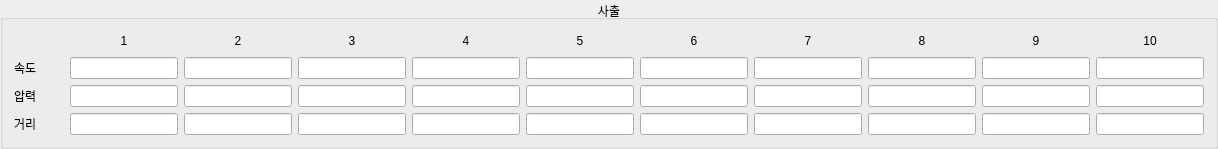
         <widget class="QGroupBox" name="groupBox">
          <property name="title">
           <string>사출</string>
          </property>
          <property name="alignment">
           <set>Qt::AlignCenter</set>
          </property>
          <property name="flat">
           <bool>true</bool>
          </property>
          <layout class="QGridLayout" name="gridLayout_5">
           <item row="0" column="0">
            <layout class="QGridLayout" name="gridLayout_4">
             <item row="0" column="4">
              <widget class="QLabel" name="label_10">
               <property name="text">
                <string>4</string>
               </property>
               <property name="alignment">
                <set>Qt::AlignCenter</set>
               </property>
              </widget>
             </item>
             <item row="0" column="2">
              <widget class="QLabel" name="label_5">
               <property name="text">
                <string>2</string>
               </property>
               <property name="alignment">
                <set>Qt::AlignCenter</set>
               </property>
              </widget>
             </item>
             <item row="0" column="5">
              <widget class="QLabel" name="label_11">
               <property name="text">
                <string>5</string>
               </property>
               <property name="alignment">
                <set>Qt::AlignCenter</set>
               </property>
              </widget>
             </item>
             <item row="0" column="9">
              <widget class="QLabel" name="label_15">
               <property name="text">
                <string>9</string>
               </property>
               <property name="alignment">
                <set>Qt::AlignCenter</set>
               </property>
              </widget>
             </item>
             <item row="1" column="0">
              <widget class="QLabel" name="label_6">
               <property name="text">
                <string>속도</string>
               </property>
              </widget>
             </item>
             <item row="0" column="6">
              <widget class="QLabel" name="label_12">
               <property name="text">
                <string>6</string>
               </property>
               <property name="alignment">
                <set>Qt::AlignCenter</set>
               </property>
              </widget>
             </item>
             <item row="0" column="8">
              <widget class="QLabel" name="label_14">
               <property name="text">
                <string>8</string>
               </property>
               <property name="alignment">
                <set>Qt::AlignCenter</set>
               </property>
              </widget>
             </item>
             <item row="0" column="7">
              <widget class="QLabel" name="label_13">
               <property name="text">
                <string>7</string>
               </property>
               <property name="alignment">
                <set>Qt::AlignCenter</set>
               </property>
              </widget>
             </item>
             <item row="0" column="3">
              <widget class="QLabel" name="label_9">
               <property name="text">
                <string>3</string>
               </property>
               <property name="alignment">
                <set>Qt::AlignCenter</set>
               </property>
              </widget>
             </item>
             <item row="0" column="10">
              <widget class="QLabel" name="label_16">
               <property name="text">
                <string>10</string>
               </property>
               <property name="alignment">
                <set>Qt::AlignCenter</set>
               </property>
              </widget>
             </item>
             <item row="2" column="0">
              <widget class="QLabel" name="label_7">
               <property name="text">
                <string>압력</string>
               </property>
              </widget>
             </item>
             <item row="0" column="1">
              <widget class="QLabel" name="label_8">
               <property name="text">
                <string>1</string>
               </property>
               <property name="alignment">
                <set>Qt::AlignCenter</set>
               </property>
              </widget>
             </item>
             <item row="3" column="0">
              <widget class="QLabel" name="label_17">
               <property name="text">
                <string>거리</string>
               </property>
              </widget>
             </item>
             <item row="1" column="1">
              <widget class="QLineEdit" name="Li_injspd1">
               <property name="whatsThis">
                <string>&lt;html&gt;&lt;head/&gt;&lt;body&gt;&lt;p&gt;&lt;br/&gt;&lt;/p&gt;&lt;/body&gt;&lt;/html&gt;</string>
               </property>
               <property name="alignment">
                <set>Qt::AlignCenter</set>
               </property>
               <property name="readOnly">
                <bool>true</bool>
               </property>
              </widget>
             </item>
             <item row="1" column="2">
              <widget class="QLineEdit" name="Li_injspd2">
               <property name="alignment">
                <set>Qt::AlignCenter</set>
               </property>
               <property name="readOnly">
                <bool>true</bool>
               </property>
              </widget>
             </item>
             <item row="1" column="3">
              <widget class="QLineEdit" name="Li_injspd3">
               <property name="alignment">
                <set>Qt::AlignCenter</set>
               </property>
               <property name="readOnly">
                <bool>true</bool>
               </property>
              </widget>
             </item>
             <item row="1" column="4">
              <widget class="QLineEdit" name="Li_injspd4">
               <property name="alignment">
                <set>Qt::AlignCenter</set>
               </property>
               <property name="readOnly">
                <bool>true</bool>
               </property>
              </widget>
             </item>
             <item row="1" column="5">
              <widget class="QLineEdit" name="Li_injspd5">
               <property name="alignment">
                <set>Qt::AlignCenter</set>
               </property>
               <property name="readOnly">
                <bool>true</bool>
               </property>
              </widget>
             </item>
             <item row="1" column="6">
              <widget class="QLineEdit" name="Li_injspd6">
               <property name="alignment">
                <set>Qt::AlignCenter</set>
               </property>
               <property name="readOnly">
                <bool>true</bool>
               </property>
              </widget>
             </item>
             <item row="1" column="7">
              <widget class="QLineEdit" name="Li_injspd7">
               <property name="alignment">
                <set>Qt::AlignCenter</set>
               </property>
               <property name="readOnly">
                <bool>true</bool>
               </property>
              </widget>
             </item>
             <item row="1" column="8">
              <widget class="QLineEdit" name="Li_injspd8">
               <property name="alignment">
                <set>Qt::AlignCenter</set>
               </property>
               <property name="readOnly">
                <bool>true</bool>
               </property>
              </widget>
             </item>
             <item row="1" column="9">
              <widget class="QLineEdit" name="Li_injspd9">
               <property name="alignment">
                <set>Qt::AlignCenter</set>
               </property>
               <property name="readOnly">
                <bool>true</bool>
               </property>
              </widget>
             </item>
             <item row="1" column="10">
              <widget class="QLineEdit" name="Li_injspd10">
               <property name="alignment">
                <set>Qt::AlignCenter</set>
               </property>
               <property name="readOnly">
                <bool>true</bool>
               </property>
              </widget>
             </item>
             <item row="2" column="1">
              <widget class="QLineEdit" name="Li_Injprs1">
               <property name="alignment">
                <set>Qt::AlignCenter</set>
               </property>
               <property name="readOnly">
                <bool>true</bool>
               </property>
              </widget>
             </item>
             <item row="3" column="1">
              <widget class="QLineEdit" name="Li_Injpos1">
               <property name="alignment">
                <set>Qt::AlignCenter</set>
               </property>
               <property name="readOnly">
                <bool>true</bool>
               </property>
              </widget>
             </item>
             <item row="2" column="2">
              <widget class="QLineEdit" name="Li_Injprs2">
               <property name="alignment">
                <set>Qt::AlignCenter</set>
               </property>
               <property name="readOnly">
                <bool>true</bool>
               </property>
              </widget>
             </item>
             <item row="3" column="2">
              <widget class="QLineEdit" name="Li_Injpos2">
               <property name="alignment">
                <set>Qt::AlignCenter</set>
               </property>
               <property name="readOnly">
                <bool>true</bool>
               </property>
              </widget>
             </item>
             <item row="2" column="3">
              <widget class="QLineEdit" name="Li_Injprs3">
               <property name="alignment">
                <set>Qt::AlignCenter</set>
               </property>
               <property name="readOnly">
                <bool>true</bool>
               </property>
              </widget>
             </item>
             <item row="3" column="3">
              <widget class="QLineEdit" name="Li_Injpos3">
               <property name="alignment">
                <set>Qt::AlignCenter</set>
               </property>
               <property name="readOnly">
                <bool>true</bool>
               </property>
              </widget>
             </item>
             <item row="2" column="4">
              <widget class="QLineEdit" name="Li_Injprs4">
               <property name="alignment">
                <set>Qt::AlignCenter</set>
               </property>
               <property name="readOnly">
                <bool>true</bool>
               </property>
              </widget>
             </item>
             <item row="3" column="4">
              <widget class="QLineEdit" name="Li_Injpos4">
               <property name="alignment">
                <set>Qt::AlignCenter</set>
               </property>
               <property name="readOnly">
                <bool>true</bool>
               </property>
              </widget>
             </item>
             <item row="2" column="5">
              <widget class="QLineEdit" name="Li_Injprs5">
               <property name="alignment">
                <set>Qt::AlignCenter</set>
               </property>
               <property name="readOnly">
                <bool>true</bool>
               </property>
              </widget>
             </item>
             <item row="3" column="5">
              <widget class="QLineEdit" name="Li_Injpos5">
               <property name="alignment">
                <set>Qt::AlignCenter</set>
               </property>
               <property name="readOnly">
                <bool>true</bool>
               </property>
              </widget>
             </item>
             <item row="2" column="6">
              <widget class="QLineEdit" name="Li_Injprs6">
               <property name="alignment">
                <set>Qt::AlignCenter</set>
               </property>
               <property name="readOnly">
                <bool>true</bool>
               </property>
              </widget>
             </item>
             <item row="3" column="6">
              <widget class="QLineEdit" name="Li_Injpos6">
               <property name="alignment">
                <set>Qt::AlignCenter</set>
               </property>
               <property name="readOnly">
                <bool>true</bool>
               </property>
              </widget>
             </item>
             <item row="2" column="7">
              <widget class="QLineEdit" name="Li_Injprs7">
               <property name="alignment">
                <set>Qt::AlignCenter</set>
               </property>
               <property name="readOnly">
                <bool>true</bool>
               </property>
              </widget>
             </item>
             <item row="3" column="7">
              <widget class="QLineEdit" name="Li_Injpos7">
               <property name="alignment">
                <set>Qt::AlignCenter</set>
               </property>
               <property name="readOnly">
                <bool>true</bool>
               </property>
              </widget>
             </item>
             <item row="2" column="8">
              <widget class="QLineEdit" name="Li_Injprs8">
               <property name="alignment">
                <set>Qt::AlignCenter</set>
               </property>
               <property name="readOnly">
                <bool>true</bool>
               </property>
              </widget>
             </item>
             <item row="3" column="8">
              <widget class="QLineEdit" name="Li_Injpos8">
               <property name="alignment">
                <set>Qt::AlignCenter</set>
               </property>
               <property name="readOnly">
                <bool>true</bool>
               </property>
              </widget>
             </item>
             <item row="2" column="9">
              <widget class="QLineEdit" name="Li_Injprs9">
               <property name="alignment">
                <set>Qt::AlignCenter</set>
               </property>
               <property name="readOnly">
                <bool>true</bool>
               </property>
              </widget>
             </item>
             <item row="3" column="9">
              <widget class="QLineEdit" name="Li_Injpos9">
               <property name="alignment">
                <set>Qt::AlignCenter</set>
               </property>
               <property name="readOnly">
                <bool>true</bool>
               </property>
              </widget>
             </item>
             <item row="2" column="10">
              <widget class="QLineEdit" name="Li_Injprs10">
               <property name="alignment">
                <set>Qt::AlignCenter</set>
               </property>
               <property name="readOnly">
                <bool>true</bool>
               </property>
              </widget>
             </item>
             <item row="3" column="10">
              <widget class="QLineEdit" name="Li_Injpos10">
               <property name="alignment">
                <set>Qt::AlignCenter</set>
               </property>
               <property name="readOnly">
                <bool>true</bool>
               </property>
              </widget>
             </item>
             <item row="0" column="0">
              <spacer name="horizontalSpacer_2">
               <property name="orientation">
                <enum>Qt::Horizontal</enum>
               </property>
               <property name="sizeType">
                <enum>QSizePolicy::Maximum</enum>
               </property>
               <property name="sizeHint" stdset="0">
                <size>
                 <width>50</width>
                 <height>20</height>
                </size>
               </property>
              </spacer>
             </item>
            </layout>
           </item>
          </layout>
         </widget>
